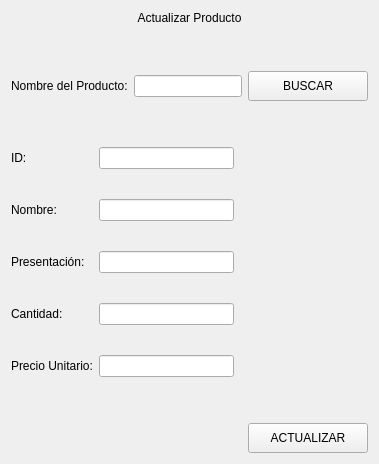
             <widget class="QWidget" name="page_prueba">
              <layout class="QVBoxLayout" name="verticalLayout_10">
               <item>
                <widget class="QLabel" name="label_9">
                 <property name="text">
                  <string>Actualizar Producto</string>
                 </property>
                 <property name="alignment">
                  <set>Qt::AlignCenter</set>
                 </property>
                </widget>
               </item>
               <item>
                <spacer name="verticalSpacer_5">
                 <property name="orientation">
                  <enum>Qt::Vertical</enum>
                 </property>
                 <property name="sizeHint" stdset="0">
                  <size>
                   <width>20</width>
                   <height>40</height>
                  </size>
                 </property>
                </spacer>
               </item>
               <item>
                <layout class="QHBoxLayout" name="horizontalLayout_7">
                 <item>
                  <widget class="QLabel" name="label_10">
                   <property name="text">
                    <string>Nombre del Producto:</string>
                   </property>
                  </widget>
                 </item>
                 <item>
                  <widget class="QLineEdit" name="act_buscar"/>
                 </item>
                 <item>
                  <widget class="QPushButton" name="bt_buscar_actualizar">
                   <property name="minimumSize">
                    <size>
                     <width>120</width>
                     <height>30</height>
                    </size>
                   </property>
                   <property name="text">
                    <string>BUSCAR</string>
                   </property>
                  </widget>
                 </item>
                </layout>
               </item>
               <item>
                <spacer name="verticalSpacer_4">
                 <property name="orientation">
                  <enum>Qt::Vertical</enum>
                 </property>
                 <property name="sizeHint" stdset="0">
                  <size>
                   <width>20</width>
                   <height>40</height>
                  </size>
                 </property>
                </spacer>
               </item>
               <item>
                <layout class="QHBoxLayout" name="horizontalLayout_8">
                 <item>
                  <layout class="QVBoxLayout" name="verticalLayout_8">
                   <property name="spacing">
                    <number>30</number>
                   </property>
                   <item>
                    <widget class="QLabel" name="label_11">
                     <property name="text">
                      <string>ID:</string>
                     </property>
                    </widget>
                   </item>
                   <item>
                    <widget class="QLabel" name="label_12">
                     <property name="text">
                      <string>Nombre:</string>
                     </property>
                    </widget>
                   </item>
                   <item>
                    <widget class="QLabel" name="label_13">
                     <property name="text">
                      <string>Presentación:</string>
                     </property>
                    </widget>
                   </item>
                   <item>
                    <widget class="QLabel" name="label_14">
                     <property name="text">
                      <string>Cantidad:</string>
                     </property>
                    </widget>
                   </item>
                   <item>
                    <widget class="QLabel" name="label_15">
                     <property name="text">
                      <string>Precio Unitario:</string>
                     </property>
                    </widget>
                   </item>
                  </layout>
                 </item>
                 <item>
                  <layout class="QVBoxLayout" name="verticalLayout_9">
                   <property name="spacing">
                    <number>30</number>
                   </property>
                   <item>
                    <widget class="QLineEdit" name="act_id"/>
                   </item>
                   <item>
                    <widget class="QLineEdit" name="act_nombre"/>
                   </item>
                   <item>
                    <widget class="QLineEdit" name="act_presentacion"/>
                   </item>
                   <item>
                    <widget class="QLineEdit" name="act_cantidad"/>
                   </item>
                   <item>
                    <widget class="QLineEdit" name="act_precio"/>
                   </item>
                  </layout>
                 </item>
                 <item>
                  <spacer name="horizontalSpacer_6">
                   <property name="orientation">
                    <enum>Qt::Horizontal</enum>
                   </property>
                   <property name="sizeHint" stdset="0">
                    <size>
                     <width>40</width>
                     <height>20</height>
                    </size>
                   </property>
                  </spacer>
                 </item>
                </layout>
               </item>
               <item>
                <spacer name="verticalSpacer_3">
                 <property name="orientation">
                  <enum>Qt::Vertical</enum>
                 </property>
                 <property name="sizeHint" stdset="0">
                  <size>
                   <width>20</width>
                   <height>40</height>
                  </size>
                 </property>
                </spacer>
               </item>
               <item>
                <layout class="QHBoxLayout" name="horizontalLayout">
                 <item>
                  <widget class="QLabel" name="signal_actualizar">
                   <property name="minimumSize">
                    <size>
                     <width>120</width>
                     <height>30</height>
                    </size>
                   </property>
                   <property name="text">
                    <string/>
                   </property>
                  </widget>
                 </item>
                 <item>
                  <spacer name="horizontalSpacer_5">
                   <property name="orientation">
                    <enum>Qt::Horizontal</enum>
                   </property>
                   <property name="sizeHint" stdset="0">
                    <size>
                     <width>40</width>
                     <height>20</height>
                    </size>
                   </property>
                  </spacer>
                 </item>
                 <item>
                  <widget class="QPushButton" name="bt_actualizar_tabla">
                   <property name="minimumSize">
                    <size>
                     <width>120</width>
                     <height>30</height>
                    </size>
                   </property>
                   <property name="text">
                    <string>ACTUALIZAR</string>
                   </property>
                  </widget>
                 </item>
                </layout>
               </item>
              </layout>
             </widget>
